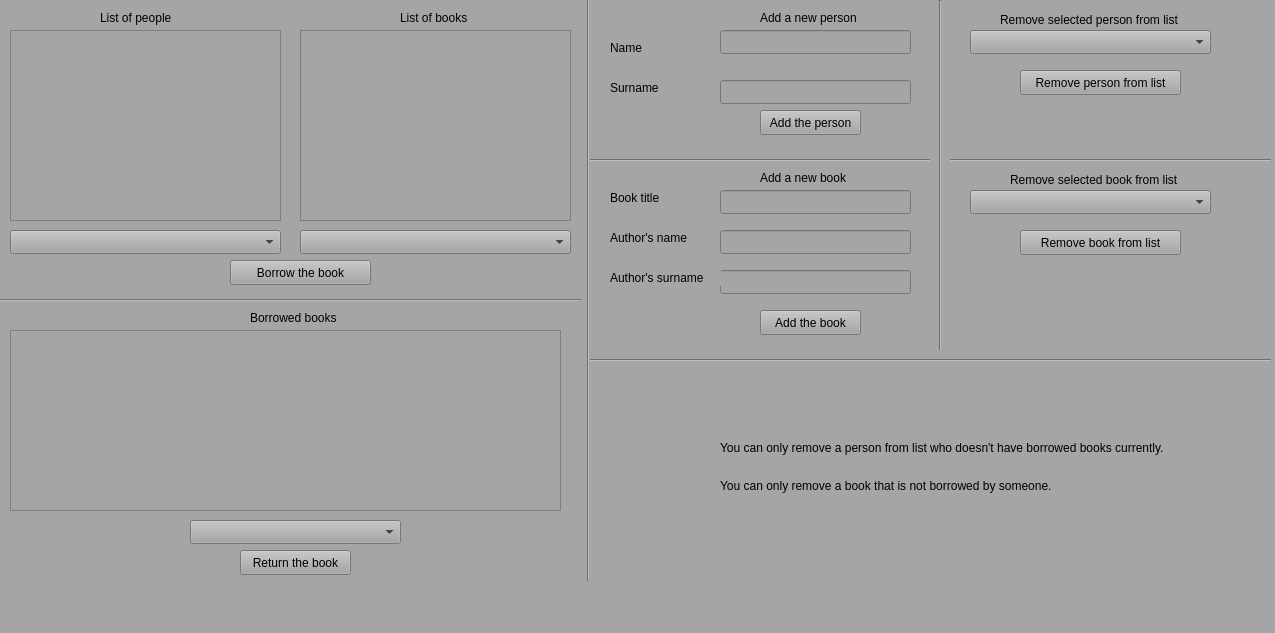
<?xml version="1.0" encoding="UTF-8"?>
<ui version="4.0">
 <class>MainWindow</class>
 <widget class="QMainWindow" name="MainWindow">
  <property name="geometry">
   <rect>
    <x>0</x>
    <y>0</y>
    <width>1275</width>
    <height>633</height>
   </rect>
  </property>
  <property name="windowTitle">
   <string>MainWindow</string>
  </property>
  <property name="styleSheet">
   <string notr="true">background-color: rgb(165, 165, 167);</string>
  </property>
  <widget class="QWidget" name="centralwidget">
   <widget class="QLabel" name="label">
    <property name="geometry">
     <rect>
      <x>100</x>
      <y>10</y>
      <width>81</width>
      <height>16</height>
     </rect>
    </property>
    <property name="text">
     <string>List of people</string>
    </property>
   </widget>
   <widget class="QLabel" name="label_2">
    <property name="geometry">
     <rect>
      <x>400</x>
      <y>10</y>
      <width>91</width>
      <height>16</height>
     </rect>
    </property>
    <property name="text">
     <string>List of books</string>
    </property>
   </widget>
   <widget class="QLabel" name="label_3">
    <property name="geometry">
     <rect>
      <x>250</x>
      <y>310</y>
      <width>131</width>
      <height>16</height>
     </rect>
    </property>
    <property name="text">
     <string>Borrowed books</string>
    </property>
   </widget>
   <widget class="QComboBox" name="people_list">
    <property name="geometry">
     <rect>
      <x>10</x>
      <y>230</y>
      <width>271</width>
      <height>24</height>
     </rect>
    </property>
   </widget>
   <widget class="QComboBox" name="books_list">
    <property name="geometry">
     <rect>
      <x>300</x>
      <y>230</y>
      <width>271</width>
      <height>24</height>
     </rect>
    </property>
   </widget>
   <widget class="QPushButton" name="borrow_button">
    <property name="geometry">
     <rect>
      <x>230</x>
      <y>260</y>
      <width>141</width>
      <height>25</height>
     </rect>
    </property>
    <property name="text">
     <string>Borrow the book</string>
    </property>
   </widget>
   <widget class="QComboBox" name="books_return">
    <property name="geometry">
     <rect>
      <x>190</x>
      <y>520</y>
      <width>211</width>
      <height>24</height>
     </rect>
    </property>
   </widget>
   <widget class="QPushButton" name="return_book_button">
    <property name="geometry">
     <rect>
      <x>240</x>
      <y>550</y>
      <width>111</width>
      <height>25</height>
     </rect>
    </property>
    <property name="text">
     <string>Return the book</string>
    </property>
   </widget>
   <widget class="QLabel" name="label_4">
    <property name="geometry">
     <rect>
      <x>760</x>
      <y>10</y>
      <width>121</width>
      <height>16</height>
     </rect>
    </property>
    <property name="text">
     <string>Add a new person</string>
    </property>
   </widget>
   <widget class="QLineEdit" name="new_name">
    <property name="geometry">
     <rect>
      <x>720</x>
      <y>30</y>
      <width>191</width>
      <height>24</height>
     </rect>
    </property>
    <property name="frame">
     <bool>true</bool>
    </property>
    <property name="echoMode">
     <enum>QLineEdit::Normal</enum>
    </property>
   </widget>
   <widget class="QLabel" name="label_5">
    <property name="geometry">
     <rect>
      <x>610</x>
      <y>40</y>
      <width>55</width>
      <height>16</height>
     </rect>
    </property>
    <property name="text">
     <string>Name</string>
    </property>
   </widget>
   <widget class="QLabel" name="label_6">
    <property name="geometry">
     <rect>
      <x>610</x>
      <y>80</y>
      <width>55</width>
      <height>16</height>
     </rect>
    </property>
    <property name="text">
     <string>Surname</string>
    </property>
   </widget>
   <widget class="QLineEdit" name="new_surname">
    <property name="geometry">
     <rect>
      <x>720</x>
      <y>80</y>
      <width>191</width>
      <height>24</height>
     </rect>
    </property>
   </widget>
   <widget class="QPushButton" name="add_person">
    <property name="geometry">
     <rect>
      <x>760</x>
      <y>110</y>
      <width>101</width>
      <height>25</height>
     </rect>
    </property>
    <property name="text">
     <string>Add the person</string>
    </property>
   </widget>
   <widget class="Line" name="line">
    <property name="geometry">
     <rect>
      <x>580</x>
      <y>-10</y>
      <width>16</width>
      <height>591</height>
     </rect>
    </property>
    <property name="orientation">
     <enum>Qt::Vertical</enum>
    </property>
   </widget>
   <widget class="Line" name="line_2">
    <property name="geometry">
     <rect>
      <x>0</x>
      <y>290</y>
      <width>581</width>
      <height>20</height>
     </rect>
    </property>
    <property name="orientation">
     <enum>Qt::Horizontal</enum>
    </property>
   </widget>
   <widget class="QLabel" name="label_7">
    <property name="geometry">
     <rect>
      <x>1000</x>
      <y>10</y>
      <width>211</width>
      <height>20</height>
     </rect>
    </property>
    <property name="text">
     <string>Remove selected person from list</string>
    </property>
   </widget>
   <widget class="QComboBox" name="remove_person">
    <property name="geometry">
     <rect>
      <x>970</x>
      <y>30</y>
      <width>241</width>
      <height>24</height>
     </rect>
    </property>
   </widget>
   <widget class="QPushButton" name="remove_button">
    <property name="geometry">
     <rect>
      <x>1020</x>
      <y>70</y>
      <width>161</width>
      <height>25</height>
     </rect>
    </property>
    <property name="text">
     <string>Remove person from list</string>
    </property>
   </widget>
   <widget class="Line" name="line_3">
    <property name="geometry">
     <rect>
      <x>590</x>
      <y>150</y>
      <width>681</width>
      <height>20</height>
     </rect>
    </property>
    <property name="orientation">
     <enum>Qt::Horizontal</enum>
    </property>
   </widget>
   <widget class="Line" name="line_4">
    <property name="geometry">
     <rect>
      <x>930</x>
      <y>0</y>
      <width>20</width>
      <height>361</height>
     </rect>
    </property>
    <property name="orientation">
     <enum>Qt::Vertical</enum>
    </property>
   </widget>
   <widget class="QLabel" name="label_8">
    <property name="geometry">
     <rect>
      <x>760</x>
      <y>170</y>
      <width>131</width>
      <height>16</height>
     </rect>
    </property>
    <property name="text">
     <string>Add a new book</string>
    </property>
   </widget>
   <widget class="QLineEdit" name="new_title">
    <property name="geometry">
     <rect>
      <x>720</x>
      <y>190</y>
      <width>191</width>
      <height>24</height>
     </rect>
    </property>
   </widget>
   <widget class="QLineEdit" name="new_author_name">
    <property name="geometry">
     <rect>
      <x>720</x>
      <y>230</y>
      <width>191</width>
      <height>24</height>
     </rect>
    </property>
   </widget>
   <widget class="QLineEdit" name="new_author_surname">
    <property name="geometry">
     <rect>
      <x>720</x>
      <y>270</y>
      <width>191</width>
      <height>24</height>
     </rect>
    </property>
   </widget>
   <widget class="QLabel" name="label_9">
    <property name="geometry">
     <rect>
      <x>610</x>
      <y>190</y>
      <width>91</width>
      <height>16</height>
     </rect>
    </property>
    <property name="text">
     <string>Book title</string>
    </property>
   </widget>
   <widget class="QLabel" name="label_10">
    <property name="geometry">
     <rect>
      <x>610</x>
      <y>230</y>
      <width>91</width>
      <height>16</height>
     </rect>
    </property>
    <property name="text">
     <string>Author's name</string>
    </property>
   </widget>
   <widget class="QLabel" name="label_11">
    <property name="geometry">
     <rect>
      <x>610</x>
      <y>270</y>
      <width>111</width>
      <height>16</height>
     </rect>
    </property>
    <property name="text">
     <string>Author's surname</string>
    </property>
   </widget>
   <widget class="QLabel" name="label_12">
    <property name="geometry">
     <rect>
      <x>1010</x>
      <y>170</y>
      <width>191</width>
      <height>20</height>
     </rect>
    </property>
    <property name="text">
     <string>Remove selected book from list</string>
    </property>
   </widget>
   <widget class="QComboBox" name="remove_book">
    <property name="geometry">
     <rect>
      <x>970</x>
      <y>190</y>
      <width>241</width>
      <height>24</height>
     </rect>
    </property>
   </widget>
   <widget class="QPushButton" name="remove_book_button">
    <property name="geometry">
     <rect>
      <x>1020</x>
      <y>230</y>
      <width>161</width>
      <height>25</height>
     </rect>
    </property>
    <property name="text">
     <string>Remove book from list</string>
    </property>
   </widget>
   <widget class="Line" name="line_5">
    <property name="geometry">
     <rect>
      <x>590</x>
      <y>350</y>
      <width>681</width>
      <height>21</height>
     </rect>
    </property>
    <property name="orientation">
     <enum>Qt::Horizontal</enum>
    </property>
   </widget>
   <widget class="QPushButton" name="add_book_button">
    <property name="geometry">
     <rect>
      <x>760</x>
      <y>310</y>
      <width>101</width>
      <height>25</height>
     </rect>
    </property>
    <property name="text">
     <string>Add the book</string>
    </property>
   </widget>
   <widget class="QLabel" name="label_13">
    <property name="geometry">
     <rect>
      <x>720</x>
      <y>470</y>
      <width>371</width>
      <height>31</height>
     </rect>
    </property>
    <property name="text">
     <string>You can only remove a book that is not borrowed by someone.</string>
    </property>
   </widget>
   <widget class="QLabel" name="label_14">
    <property name="geometry">
     <rect>
      <x>720</x>
      <y>440</y>
      <width>511</width>
      <height>16</height>
     </rect>
    </property>
    <property name="text">
     <string>You can only remove a person from list who doesn't have borrowed books currently.</string>
    </property>
   </widget>
   <widget class="QTextEdit" name="people">
    <property name="geometry">
     <rect>
      <x>10</x>
      <y>30</y>
      <width>271</width>
      <height>191</height>
     </rect>
    </property>
    <property name="lineWrapMode">
     <enum>QTextEdit::NoWrap</enum>
    </property>
    <property name="readOnly">
     <bool>true</bool>
    </property>
   </widget>
   <widget class="QTextEdit" name="books">
    <property name="geometry">
     <rect>
      <x>300</x>
      <y>30</y>
      <width>271</width>
      <height>191</height>
     </rect>
    </property>
    <property name="horizontalScrollBarPolicy">
     <enum>Qt::ScrollBarAsNeeded</enum>
    </property>
    <property name="sizeAdjustPolicy">
     <enum>QAbstractScrollArea::AdjustIgnored</enum>
    </property>
    <property name="lineWrapMode">
     <enum>QTextEdit::NoWrap</enum>
    </property>
    <property name="readOnly">
     <bool>true</bool>
    </property>
   </widget>
   <widget class="QTextEdit" name="books_borrow">
    <property name="geometry">
     <rect>
      <x>10</x>
      <y>330</y>
      <width>551</width>
      <height>181</height>
     </rect>
    </property>
    <property name="lineWrapMode">
     <enum>QTextEdit::NoWrap</enum>
    </property>
    <property name="readOnly">
     <bool>true</bool>
    </property>
   </widget>
  </widget>
  <widget class="QMenuBar" name="menubar">
   <property name="geometry">
    <rect>
     <x>0</x>
     <y>0</y>
     <width>1275</width>
     <height>26</height>
    </rect>
   </property>
  </widget>
  <widget class="QStatusBar" name="statusbar"/>
 </widget>
 <resources/>
 <connections/>
</ui>
